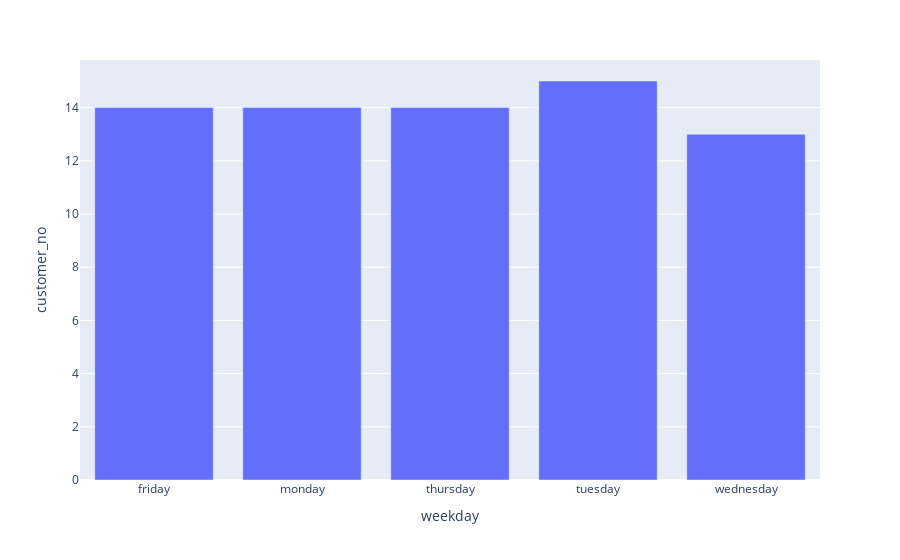

The notebook cell saved with this chart:
### Code cell
total_customers_checkout_weekday = pd.DataFrame(total_customers_checkout.groupby("weekday")["customer_no"].nunique())
total_customers_checkout_weekday.reset_index(inplace=True)
px.bar(total_customers_checkout_weekday, x="weekday",y="customer_no")

### Figure 1 — Plotly figure (JSON) as saved in the notebook; plotly's stock layout.template omitted (floating-point values rounded to 4 significant figures)
{"data": [{"alignmentgroup": "True", "hovertemplate": "weekday=%{x}<br>customer_no=%{y}<extra></extra>", "legendgroup": "", "marker": {"color": "#636efa"}, "name": "", "offsetgroup": "", "orientation": "v", "showlegend": false, "textposition": "auto", "type": "bar", "x": ["friday", "monday", "thursday", "tuesday", "wednesday"], "xaxis": "x", "y": [14, 14, 14, 15, 13], "yaxis": "y"}], "layout": {"barmode": "relative", "legend": {"tracegroupgap": 0}, "margin": {"t": 60}, "xaxis": {"anchor": "y", "domain": [0, 1], "title": {"text": "weekday"}}, "yaxis": {"anchor": "x", "domain": [0, 1], "title": {"text": "customer_no"}}}}
